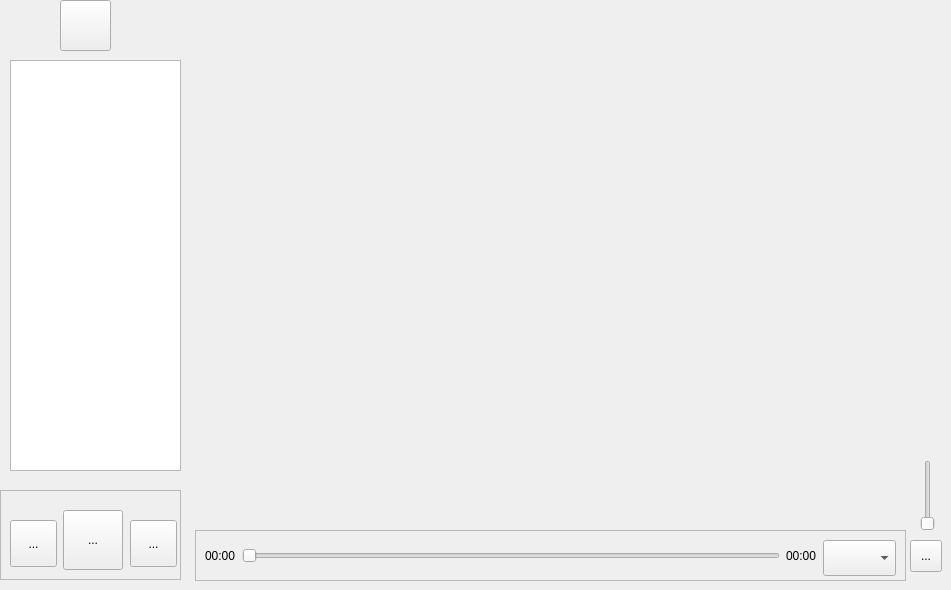
      <widget class="QWidget" name="page_6">
       <widget class="QLabel" name="music_label">
        <property name="geometry">
         <rect>
          <x>200</x>
          <y>10</y>
          <width>730</width>
          <height>510</height>
         </rect>
        </property>
        <property name="text">
         <string/>
        </property>
       </widget>
       <widget class="QFrame" name="frame_3">
        <property name="geometry">
         <rect>
          <x>0</x>
          <y>490</y>
          <width>181</width>
          <height>90</height>
         </rect>
        </property>
        <property name="frameShape">
         <enum>QFrame::StyledPanel</enum>
        </property>
        <property name="frameShadow">
         <enum>QFrame::Raised</enum>
        </property>
        <widget class="QToolButton" name="next_button">
         <property name="geometry">
          <rect>
           <x>130</x>
           <y>30</y>
           <width>47</width>
           <height>47</height>
          </rect>
         </property>
         <property name="text">
          <string>...</string>
         </property>
        </widget>
        <widget class="QToolButton" name="play_button">
         <property name="geometry">
          <rect>
           <x>63</x>
           <y>20</y>
           <width>60</width>
           <height>60</height>
          </rect>
         </property>
         <property name="text">
          <string>...</string>
         </property>
        </widget>
        <widget class="QToolButton" name="preview_button">
         <property name="geometry">
          <rect>
           <x>10</x>
           <y>30</y>
           <width>47</width>
           <height>47</height>
          </rect>
         </property>
         <property name="text">
          <string>...</string>
         </property>
        </widget>
       </widget>
       <widget class="QListWidget" name="musicListWidget">
        <property name="geometry">
         <rect>
          <x>10</x>
          <y>60</y>
          <width>171</width>
          <height>411</height>
         </rect>
        </property>
       </widget>
       <widget class="QPushButton" name="open_button">
        <property name="geometry">
         <rect>
          <x>60</x>
          <y>0</y>
          <width>51</width>
          <height>51</height>
         </rect>
        </property>
        <property name="text">
         <string/>
        </property>
       </widget>
       <widget class="QFrame" name="frame_2">
        <property name="geometry">
         <rect>
          <x>195</x>
          <y>530</y>
          <width>711</width>
          <height>51</height>
         </rect>
        </property>
        <property name="frameShape">
         <enum>QFrame::StyledPanel</enum>
        </property>
        <property name="frameShadow">
         <enum>QFrame::Raised</enum>
        </property>
        <layout class="QHBoxLayout" name="horizontalLayout_6">
         <item>
          <widget class="QLabel" name="label1">
           <property name="text">
            <string>00:00</string>
           </property>
          </widget>
         </item>
         <item>
          <widget class="QSlider" name="slider">
           <property name="orientation">
            <enum>Qt::Horizontal</enum>
           </property>
          </widget>
         </item>
         <item>
          <widget class="QLabel" name="label2">
           <property name="text">
            <string>00:00</string>
           </property>
          </widget>
         </item>
         <item>
          <widget class="QComboBox" name="cmb">
           <property name="minimumSize">
            <size>
             <width>0</width>
             <height>36</height>
            </size>
           </property>
           <property name="maximumSize">
            <size>
             <width>73</width>
             <height>16777215</height>
            </size>
           </property>
           <item>
            <property name="text">
             <string/>
            </property>
           </item>
           <item>
            <property name="text">
             <string>顺序播放</string>
            </property>
           </item>
           <item>
            <property name="text">
             <string>单曲循环</string>
            </property>
           </item>
           <item>
            <property name="text">
             <string>随机播放</string>
            </property>
           </item>
          </widget>
         </item>
        </layout>
       </widget>
       <widget class="QSlider" name="voiceSld">
        <property name="geometry">
         <rect>
          <x>920</x>
          <y>460</y>
          <width>16</width>
          <height>71</height>
         </rect>
        </property>
        <property name="orientation">
         <enum>Qt::Vertical</enum>
        </property>
       </widget>
       <widget class="QToolButton" name="voicebtlabel">
        <property name="geometry">
         <rect>
          <x>910</x>
          <y>540</y>
          <width>32</width>
          <height>32</height>
         </rect>
        </property>
        <property name="text">
         <string>...</string>
        </property>
       </widget>
       <widget class="QLabel" name="musictip">
        <property name="geometry">
         <rect>
          <x>20</x>
          <y>70</y>
          <width>151</width>
          <height>31</height>
         </rect>
        </property>
        <property name="text">
         <string/>
        </property>
       </widget>
      </widget>
